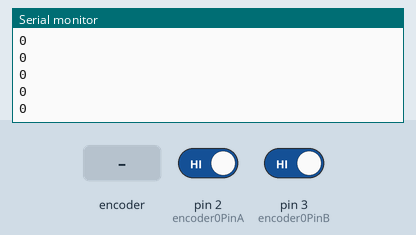
Bench run of a sketch on a simulated Arduino Uno, built with avr-gcc and run on an emulated ATmega328P. Parts: the last lines printed to the serial monitor. Inputs (shaded band) come from the test bench; at power-on: pin 2 (encoder0PinA) HIGH, pin 3 (encoder0PinB) HIGH.

Above: at 1.2 s.
1.3 s: rotary encoder on pin 2 (encoder0PinA) / pin 3 (encoder0PinB) turned 1 step (first pin leading)
At 2.2 s:
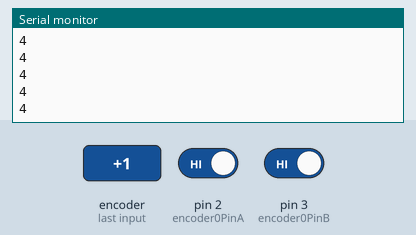
3.0 s: rotary encoder on pin 2 (encoder0PinA) / pin 3 (encoder0PinB) turned 1 step (first pin leading)
At 3.6 s:
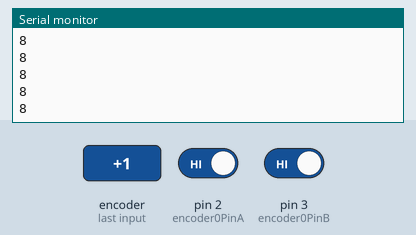
Timing chart, 0 to 6.0 s (numbered marks = the images above; inputs shaded):
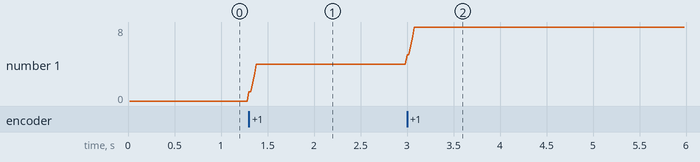

The sketch:

Actuator01.ino
```cpp
// from http://playground.arduino.cc/Main/RotaryEncoders

unsigned long previousMillis = 0;
const long interval = 20;

#define encoder0PinA 2
#define encoder0PinB 3

volatile long encoder0Pos = 0;

void setup() {

  Serial.begin (57600);

  pinMode(encoder0PinA, INPUT_PULLUP);
  pinMode(encoder0PinB, INPUT_PULLUP);

// encoder pin on interrupt 0 (pin 2)
  attachInterrupt(0, doEncoderA, CHANGE);

// encoder pin on interrupt 1 (pin 3)
  attachInterrupt(1, doEncoderB, CHANGE);

}

void loop(){ //Do stuff here

       unsigned long currentMillis = millis();
       if (currentMillis - previousMillis >= interval) {  // start timed event
          previousMillis = currentMillis;


          Serial.println(encoder0Pos);


      }      // end of timed event

}  // end of main loop


// encoder 1

void doEncoderA(){

  // look for a low-to-high on channel A
  if (digitalRead(encoder0PinA) == HIGH) {
    // check channel B to see which way encoder is turning
    if (digitalRead(encoder0PinB) == LOW) {
      encoder0Pos = encoder0Pos + 1;         // CW
    }
    else {
      encoder0Pos = encoder0Pos - 1;         // CCW
    }
  }
  else   // must be a high-to-low edge on channel A
  {
    // check channel B to see which way encoder is turning
    if (digitalRead(encoder0PinB) == HIGH) {
      encoder0Pos = encoder0Pos + 1;          // CW
    }
    else {
      encoder0Pos = encoder0Pos - 1;          // CCW
    }
  }
}

void doEncoderB(){

  // look for a low-to-high on channel B
  if (digitalRead(encoder0PinB) == HIGH) {
   // check channel A to see which way encoder is turning
    if (digitalRead(encoder0PinA) == HIGH) {
      encoder0Pos = encoder0Pos + 1;         // CW
    }
    else {
      encoder0Pos = encoder0Pos - 1;         // CCW
    }
  }
  // Look for a high-to-low on channel B
  else {
    // check channel B to see which way encoder is turning
    if (digitalRead(encoder0PinA) == LOW) {
      encoder0Pos = encoder0Pos + 1;          // CW
    }
    else {
      encoder0Pos = encoder0Pos - 1;          // CCW
    }
  }
}
```

Measured:
- after the input at 1.3 s, the serial monitor: prints a new line at once (image 1)
- after the input at 3.0 s, the serial monitor: prints a new line at once (image 2)
- plotted number 1: 0 → 4 after the input at 1.3 s, 4 → 8 after the input at 3.0 s
